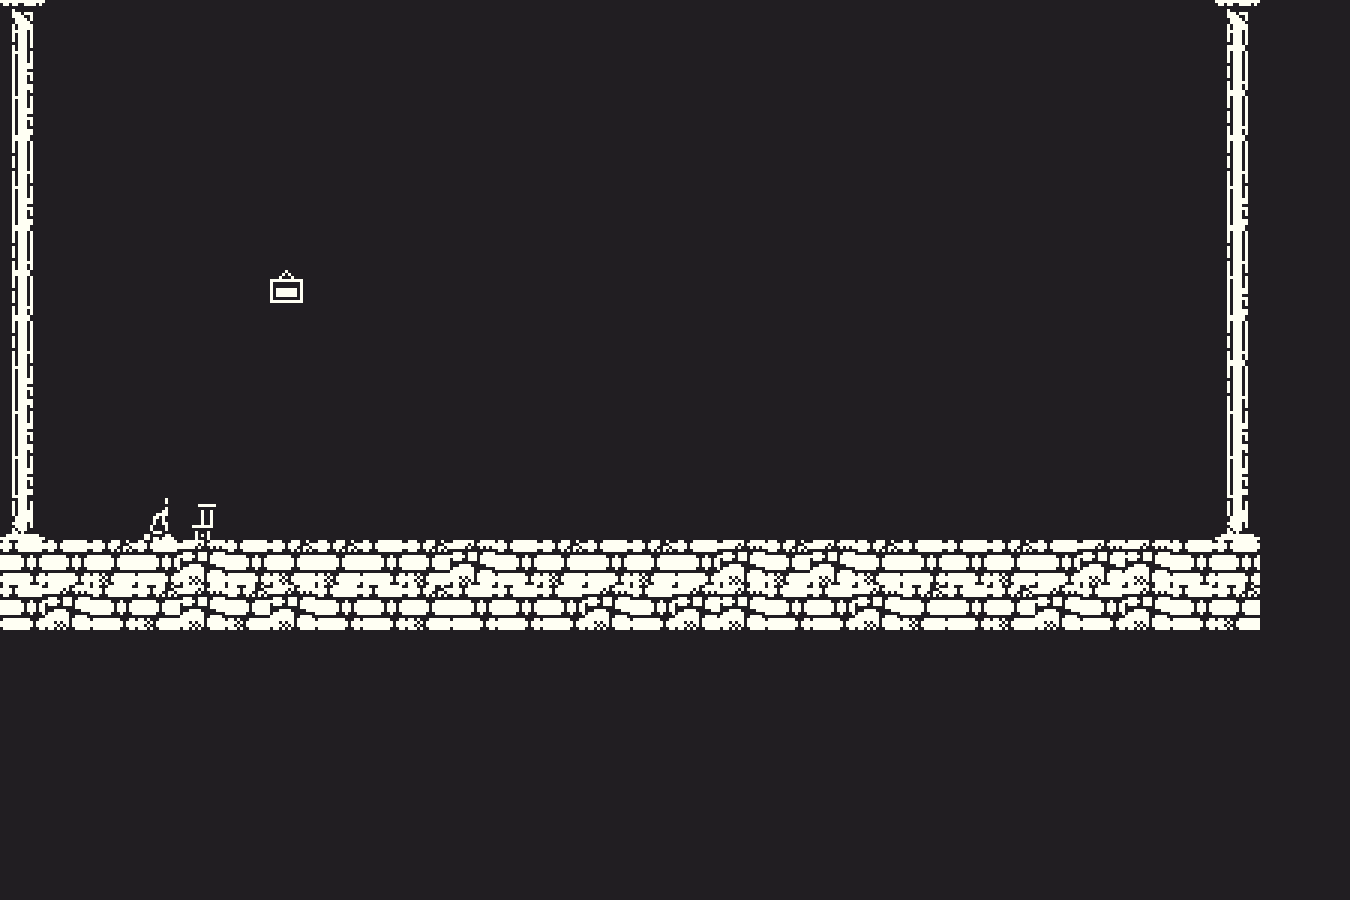

A 2D game scene composited from a Tiled map and its tileset images. What follows is a short description and the map's XML, with each tile layer's data collapsed to a summary:
An orthogonal 30x20 tile map with 45x45 px tiles, 4 tile layers (bg, block, map_4, spawn), 3 hidden layers not drawn and 27 objects (12x item, 6x dec, 5x platform, pers, spawn_point, ...).

<map version="1.10" tiledversion="1.10.1" orientation="orthogonal" renderorder="right-down" width="30" height="20" tilewidth="45" tileheight="45" infinite="0" nextlayerid="23" nextobjectid="48">
 <tileset firstgid="1" source="tileset.tsx" />
 <layer id="1" name="bg" width="30" height="20" locked="1">
  <data>[600 cells, 600 non-empty, 1 distinct tile ids]</data>
 </layer>
 <layer id="2" name="block" class="solid" width="30" height="20">
  <data>[600 cells, 80 non-empty, 7 distinct tile ids]</data>
 </layer>
 <group id="8" name="map_1" visible="0">
  <objectgroup id="4" name="obj1">
   <properties>
    <property name="lvl" value="1" />
    <property name="type" value="map_1" />
   </properties>
   <object id="6" name="doc obj1" type="item" gid="46" x="1080" y="540" width="45" height="45" />
  </objectgroup>
  <layer id="3" name="map_1" class="solid" width="30" height="20">
   <data>[600 cells, 0 non-empty, 0 distinct tile ids]</data>
  </layer>
 </group>
 <group id="10" name="map_2" visible="0">
  <layer id="11" name="map_2" class="solid" width="30" height="20">
   <data>[600 cells, 10 non-empty, 5 distinct tile ids]</data>
  </layer>
  <objectgroup id="12" name="obj2">
   <object id="27" name="doc obj2" type="item" gid="46" x="356.538" y="211.923" width="45" height="45" />
   <object id="28" name="doc obj2" type="item" gid="46" x="1106.12" y="92.8846" width="45" height="45" />
  </objectgroup>
 </group>
 <group id="15" name="map_3" visible="0">
  <layer id="16" name="map_3" width="30" height="20">
   <data>[600 cells, 6 non-empty, 2 distinct tile ids]</data>
  </layer>
  <objectgroup id="17" name="obj3">
   <object id="29" name="vertical obj3" type="platform" gid="62" x="450" y="360" width="45" height="45" />
   <object id="30" name="vertical obj3" type="platform" gid="62" x="495" y="360" width="45" height="45" />
   <object id="32" name="apple obj3" type="item" gid="82" x="135" y="90" width="45" height="45" />
   <object id="33" name="apple obj3" type="item" gid="82" x="1125" y="540" width="45" height="45" />
   <object id="35" name="apple obj3" type="item" gid="82" x="1142.96" y="75.9615" width="45" height="45" />
   <object id="34" name="doc obj3" type="item" gid="46" x="1147.23" y="69.1538" width="45" height="45" />
   <object id="36" name="vertical obj3" type="platform" gid="62" x="630" y="180" width="45" height="45" />
   <object id="37" name="vertical obj3" type="platform" gid="62" x="675" y="180" width="45" height="45" />
   <object id="38" name="horizontal obj3" type="platform" gid="62" x="990" y="180" width="45" height="45" />
  </objectgroup>
 </group>
 <group id="19" name="map_4">
  <layer id="22" name="map_4" class="solid" width="30" height="20">
   <data>[600 cells, 1 non-empty, 1 distinct tile ids]</data>
  </layer>
  <objectgroup id="21" name="obj4">
   <object id="40" name="doc obj4" type="item" gid="46" x="573.385" y="47.6154" width="45" height="45" />
   <object id="41" name="obj4" type="dec" gid="27" x="180" y="135" width="45" height="45" />
   <object id="43" name="obj4" type="dec" gid="27" x="1080" y="495" width="45" height="45" />
   <object id="44" name="obj4" type="dec" gid="27" x="855" y="135" width="45" height="45" />
   <object id="45" name="obj4" type="dec" gid="28" x="270" y="495" width="45" height="45" />
   <object id="46" name="obj4" type="dec" gid="28" x="630" y="270" width="45" height="45" />
   <object id="47" name="obj4" type="dec" gid="28" x="720" y="540" width="45" height="45" />
  </objectgroup>
 </group>
 <objectgroup id="7" name="items_spot" visible="0">
  <object id="18" name="apple" type="item" gid="82" x="0" y="765" width="45" height="45" />
  <object id="19" name="key" type="item" gid="40" x="45" y="765" width="45" height="45" />
  <object id="20" name="doc" type="item" gid="46" x="90" y="765" width="45" height="45" />
  <object id="21" name="hero" type="pers" gid="100" x="135" y="765" width="45" height="45" />
  <object id="23" name="banane" type="item" gid="45" x="180" y="765" width="45" height="45" />
 </objectgroup>
 <layer id="6" name="spawn" width="30" height="20">
  <data>[600 cells, 2 non-empty, 2 distinct tile ids]</data>
 </layer>
 <objectgroup id="5" name="spawn">
  <object id="5" name="spawn" type="spawn_point" x="116.174" y="529.005">
   <point />
  </object>
  <object id="25" name="sorti" type="sorti_point" x="64.5" y="431.063" width="119" height="17.875">
   <text wrap="1" color="#686868">Pour sorti vien là</text>
  </object>
  <object id="26" name="comp" type="point" gid="83" x="90" y="540" width="45" height="45" />
 </objectgroup>
</map>